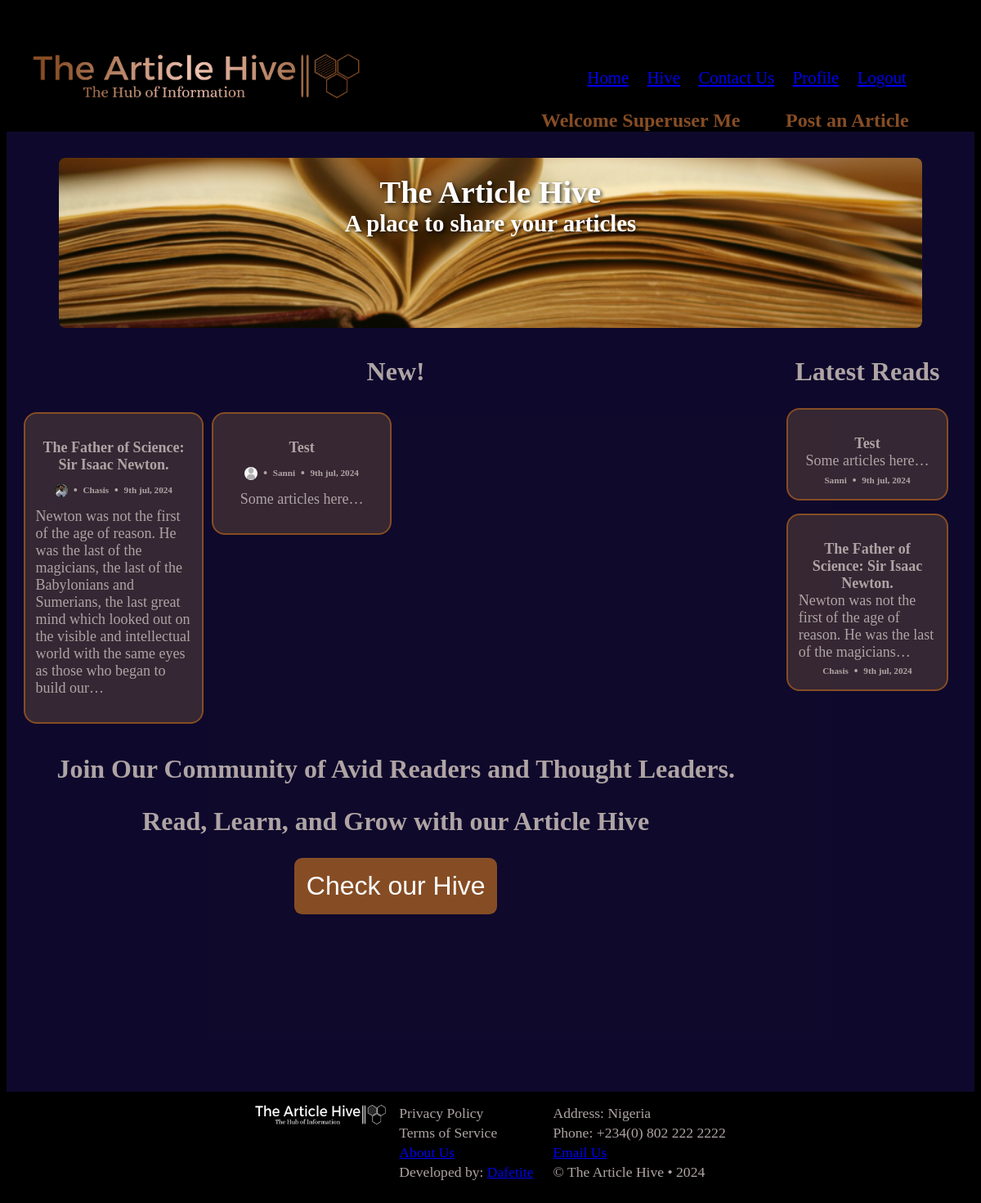
Screenshot of / (signed in) with the database file from the repository.
### article_hive_app/models.py (models this page shows, shortened)
class User(AbstractUser):
	middle_name = models.CharField(max_length=100, null=True, blank=True)
	email = models.EmailField(max_length=200, unique=True)
	username = models.CharField(default="ArticleHiveUser", max_length=15)
	phone = models.CharField(null=True, blank=True, max_length=14)
	website = models.URLField(max_length=200, null=True, blank=True)
	profile_picture = models.ImageField(upload_to=unique_profile_pic, null=True, blank=True, default='profile_pictures/placeholder.png')
	aboutme = models.TextField()
	USERNAME_FIELD = 'email'
	REQUIRED_FIELDS = []

class Article(models.Model):
	title = models.CharField(max_length=200)
	author = models.ForeignKey(settings.AUTH_USER_MODEL, on_delete=models.CASCADE, related_name='articles')
	content = models.TextField()
	date_published = models.DateTimeField(auto_now_add=True)
	views = models.IntegerField(default=0)
	rating = models.IntegerField(default=0)

### article_hive_app/views.py (the view)
# urls.py: path('', views.home, name='home'),
def home(request):
    articles = Article.objects.all()
    ratings = articles[::-1]
    articles = list(articles[:8])
    random.shuffle(articles)
    context = {
        'articles': articles,
        'ratings': ratings,
        'rated': rated,
        'pgname': 'Home'
    }
    return render(request, 'index.html', context)

### templates/index.html
{% extends 'base.html' %}
{% load static %}
{% block section %}
{% with "" as empty %}
<section class="new-and-rated">
	<div class="">
		<h1 class="section-headings left-anime">New!</h1>
		<div class="responsive">
			{% for item in articles %}
			<a class="box-link" href="{% url 'article' pk=item.pk %}">
					<article class="article-box index-page top-drop article-new">
						<h1 class="hor-align">{{ item.title|default:empty }}</h1>
						<div class="author-profilePic-date position-h1-new">
							<img src="{{ item.author.profile_picture.url }}" alt="author image" /><span class="separator">•</span>
							<h1>{{ item.author.first_name|default:empty|capfirst }}</h1><span class="separator">•</span>
							<h1>{{ item.date_published|default:empty|date:"jS b, Y" }}</h1>
						</div>
						<p>
							{{ item.content|truncatechars:250|default:empty }}
						</p>
					</article>
				</a>
			{% endfor %}
		</div>
		<div class="button-container">
			<h1>Join Our Community of Avid Readers and Thought Leaders.</h1>
			<h1>Read, Learn, and Grow with our Article Hive</h1>
			<div class="click-anime">
				<a href="{% url 'hive' %}">
					<button>Check our Hive</button>
				</a>
			</div>
		</div>
	</div>
	<div class="">
		<h1 class="section-headings right-anime" >Latest Reads</h1>
		<div>
			{% for rating in ratings|slice:":4" %}
			<a class="box-link" href="{% url 'article' pk=rating.pk %}">
					<article class="article-box top-rated index-page left-anime article-rated">
						<h1 class="hor-align">{{ rating.title }}</h1>
						<p>
							{{ rating.content|truncatechars:80|default:empty }}
						</p>
						<div class="author-profilePic-date position-h1-new">
							<h1>{{ rating.author.first_name|default:empty|capfirst }}</h1><span class="separator separator-rated">•</span>
							<h1>{{ rating.date_published|default:empty|date:"jS b, Y" }}</h1>
						</div>
					</article>
				</a>
			{% endfor %}
		</div>
	</div>
</section>
{% endwith %}
{% endblock section %}

### templates/partials/_header.html
{% load static %}
{% with "" as empty %}
<header>
	<a class="bounce-header" href="{% url 'home' %}">
		<img class="right-anime" src="{% static 'logo - shade of brown/the-article-hive-high-resolution-logo-transparent.png' %}" alt="header logo" />
	</a>
		<div style="display: flex;">
			<nav class="left-anime nav">
				<ul>
					<li class="right-anime"><a href="{% url 'home' %}">Home</a></li>
					<li class="right-anime"><a href="{% url 'hive' %}">Hive</a></li>
					<li class="right-anime"><a href="{% url 'contact' %}">Contact Us</a></li>
					{% if user.is_authenticated %}
					<li class="right-anime"><a href="{% url 'profile' user.id %}">Profile</a></li>
					<li class="right-anime"><a href="{% url 'logout' %}">Logout</a></li>
					{% else %}
					<li class="right-anime"><a href="{% url 'login' %}">Register/Login</a></li>
					{% endif %}
				</ul>
			</nav>
		</div>
</header>
{% if user.is_authenticated %}
<div class="greeting nav left-align-mini-header">
	<div class="mini-header">
		<a class="bounce-head" style="text-decoration: none;" href="{% url 'profile' user.id %}"><h1 class="click-anime">Welcome {{ user.first_name|default:empty|capfirst }}</h1></a>
		<a class="bounce-head" style="text-decoration: none;" href="{% url 'article_form' %}"><h1 class="click-anime">Post an Article</h1></a>
	</div>
</div>
{% endif %}
{% endwith %}

### static/article_hive_project/css/style.css (style rules this page uses)
.top-drop { opacity: 0; animation: dropdown 1s ease-out forwards; }
.left-anime { opacity: 0; animation: fadeIn 2s ease-out forwards; }
.right-anime { opacity: 0; animation: fadeOut 2s ease-out forwards; }
.button-container { text-align: center; margin-top: 2rem; padding-bottom: 1.5rem; }
.click-anime { opacity: 0; animation: bounceIn 1s ease-out forwards; animation-delay: 0.5s; }
p { font-size: 0; }
.hor-align { display: flex; flex-direction: row; align-items: center; }
body { background-color: black; }
.nav { padding-right: 2.5rem; }
nav li { text-wrap: nowrap; }
ul { list-style-type: none; display: flex; }
.article-new { margin: 0.3rem; }
.article-rated { margin: 1rem; }
.separator { color: #afa4a4; margin: 0 .4rem; align-self: center; }
.article-box { display: flex; flex-direction: column; padding: .8rem; border: 0.15rem solid rgb(134,77,37); border-radius: 1rem; background-color: hwb(34 30% 23% / 0.219); transition: transform 0.3s ease-out, box-shadow 0.3s ease-out; }
.index-page { align-items: center; }
.top-rated h1 { margin-bottom: 0; }
.top-rated p { margin-top: 0; margin-bottom: 0; }
.author-profilePic-date { display: flex; }
section a { text-decoration: none; color: inherit; }
.greeting { display: grid; justify-content: center; padding-right: 0; }
.bounce-head { cursor: pointer; transition: transform 0.3s ease; color: transparent; padding: 0 0.5rem; }
.mini-header { display: flex; }
.bounce-header { cursor: pointer; transition: transform 0.3s ease; color: transparent; }

### rows the page displays
User: first_name "Superuser Me"
Article: title "The Father of Science: Sir Isaac Newton.", author.profile_picture (picture), author.first_name "Chasis", date_published "9th jul, 2024", content "Newton was not the first of the age of reason. He was the last of the magicians, the last of the Babylonians and Sumerians, the last great mind which looked out on the visible and intellectual world with the same eyes as those who began to build our…", content "Newton was not the first of the age of reason. He was the last of the magicians…"
Article: title "Test", author.profile_picture (placeholder picture), author.first_name "Sanni", date_published "9th jul, 2024", content "Some articles here…"
